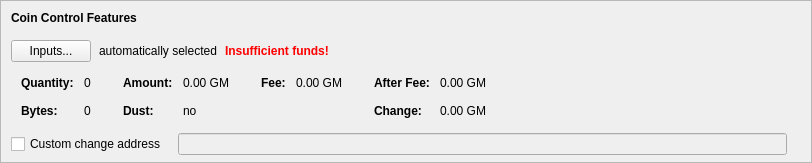
    <widget class="QFrame" name="frameCoinControl">
     <property name="sizePolicy">
      <sizepolicy hsizetype="Expanding" vsizetype="Expanding">
       <horstretch>0</horstretch>
       <verstretch>0</verstretch>
      </sizepolicy>
     </property>
     <property name="maximumSize">
      <size>
       <width>16777215</width>
       <height>16777215</height>
      </size>
     </property>
     <property name="frameShape">
      <enum>QFrame::StyledPanel</enum>
     </property>
     <property name="frameShadow">
      <enum>QFrame::Sunken</enum>
     </property>
     <layout class="QVBoxLayout" name="verticalLayoutCoinControl2">
      <property name="spacing">
       <number>0</number>
      </property>
      <property name="leftMargin">
       <number>0</number>
      </property>
      <property name="topMargin">
       <number>0</number>
      </property>
      <property name="rightMargin">
       <number>0</number>
      </property>
      <property name="bottomMargin">
       <number>6</number>
      </property>
      <item>
       <layout class="QVBoxLayout" name="verticalLayoutCoinControl" stretch="0,0,0,0,1">
        <property name="spacing">
         <number>0</number>
        </property>
        <property name="leftMargin">
         <number>10</number>
        </property>
        <property name="topMargin">
         <number>10</number>
        </property>
        <item>
         <layout class="QHBoxLayout" name="horizontalLayoutCoinControl1">
          <property name="bottomMargin">
           <number>15</number>
          </property>
          <item>
           <widget class="QLabel" name="labelCoinControlFeatures">
            <property name="sizePolicy">
             <sizepolicy hsizetype="Preferred" vsizetype="Maximum">
              <horstretch>0</horstretch>
              <verstretch>0</verstretch>
             </sizepolicy>
            </property>
            <property name="font">
             <font>
              <weight>75</weight>
              <bold>true</bold>
             </font>
            </property>
            <property name="styleSheet">
             <string notr="true">font-weight:bold;</string>
            </property>
            <property name="text">
             <string>Coin Control Features</string>
            </property>
           </widget>
          </item>
         </layout>
        </item>
        <item>
         <layout class="QHBoxLayout" name="horizontalLayoutCoinControl2" stretch="0,0,0,0">
          <property name="spacing">
           <number>8</number>
          </property>
          <property name="bottomMargin">
           <number>10</number>
          </property>
          <item>
           <widget class="QPushButton" name="pushButtonCoinControl">
            <property name="styleSheet">
             <string notr="true"/>
            </property>
            <property name="text">
             <string>Inputs...</string>
            </property>
            <property name="autoDefault">
             <bool>false</bool>
            </property>
           </widget>
          </item>
          <item>
           <widget class="QLabel" name="labelCoinControlAutomaticallySelected">
            <property name="text">
             <string>automatically selected</string>
            </property>
            <property name="margin">
             <number>5</number>
            </property>
           </widget>
          </item>
          <item>
           <widget class="QLabel" name="labelCoinControlInsuffFunds">
            <property name="font">
             <font>
              <weight>75</weight>
              <bold>true</bold>
             </font>
            </property>
            <property name="styleSheet">
             <string notr="true">color:red;font-weight:bold;</string>
            </property>
            <property name="text">
             <string>Insufficient funds!</string>
            </property>
            <property name="margin">
             <number>5</number>
            </property>
           </widget>
          </item>
          <item>
           <spacer name="horizontalSpacerCoinControl">
            <property name="orientation">
             <enum>Qt::Horizontal</enum>
            </property>
            <property name="sizeHint" stdset="0">
             <size>
              <width>40</width>
              <height>1</height>
             </size>
            </property>
           </spacer>
          </item>
         </layout>
        </item>
        <item>
         <widget class="QWidget" name="widgetCoinControl" native="true">
          <property name="sizePolicy">
           <sizepolicy hsizetype="Preferred" vsizetype="Preferred">
            <horstretch>0</horstretch>
            <verstretch>0</verstretch>
           </sizepolicy>
          </property>
          <property name="minimumSize">
           <size>
            <width>0</width>
            <height>0</height>
           </size>
          </property>
          <property name="styleSheet">
           <string notr="true"/>
          </property>
          <layout class="QHBoxLayout" name="horizontalLayoutCoinControl5">
           <property name="leftMargin">
            <number>0</number>
           </property>
           <property name="topMargin">
            <number>0</number>
           </property>
           <property name="rightMargin">
            <number>0</number>
           </property>
           <property name="bottomMargin">
            <number>0</number>
           </property>
           <item>
            <layout class="QHBoxLayout" name="horizontalLayoutCoinControl3" stretch="0,0,0,1">
             <property name="spacing">
              <number>20</number>
             </property>
             <property name="topMargin">
              <number>0</number>
             </property>
             <property name="bottomMargin">
              <number>10</number>
             </property>
             <item>
              <layout class="QFormLayout" name="formLayoutCoinControl1">
               <property name="horizontalSpacing">
                <number>10</number>
               </property>
               <property name="verticalSpacing">
                <number>14</number>
               </property>
               <property name="leftMargin">
                <number>10</number>
               </property>
               <property name="topMargin">
                <number>4</number>
               </property>
               <property name="rightMargin">
                <number>6</number>
               </property>
               <item row="0" column="0">
                <widget class="QLabel" name="labelCoinControlQuantityText">
                 <property name="font">
                  <font>
                   <weight>75</weight>
                   <bold>true</bold>
                  </font>
                 </property>
                 <property name="text">
                  <string>Quantity:</string>
                 </property>
                 <property name="margin">
                  <number>0</number>
                 </property>
                </widget>
               </item>
               <item row="0" column="1">
                <widget class="QLabel" name="labelCoinControlQuantity">
                 <property name="cursor">
                  <cursorShape>IBeamCursor</cursorShape>
                 </property>
                 <property name="contextMenuPolicy">
                  <enum>Qt::ActionsContextMenu</enum>
                 </property>
                 <property name="text">
                  <string notr="true">0</string>
                 </property>
                 <property name="margin">
                  <number>0</number>
                 </property>
                 <property name="textInteractionFlags">
                  <set>Qt::LinksAccessibleByMouse|Qt::TextSelectableByKeyboard|Qt::TextSelectableByMouse</set>
                 </property>
                </widget>
               </item>
               <item row="1" column="0">
                <widget class="QLabel" name="labelCoinControlBytesText">
                 <property name="font">
                  <font>
                   <weight>75</weight>
                   <bold>true</bold>
                  </font>
                 </property>
                 <property name="text">
                  <string>Bytes:</string>
                 </property>
                </widget>
               </item>
               <item row="1" column="1">
                <widget class="QLabel" name="labelCoinControlBytes">
                 <property name="cursor">
                  <cursorShape>IBeamCursor</cursorShape>
                 </property>
                 <property name="contextMenuPolicy">
                  <enum>Qt::ActionsContextMenu</enum>
                 </property>
                 <property name="text">
                  <string notr="true">0</string>
                 </property>
                 <property name="textInteractionFlags">
                  <set>Qt::LinksAccessibleByMouse|Qt::TextSelectableByKeyboard|Qt::TextSelectableByMouse</set>
                 </property>
                </widget>
               </item>
              </layout>
             </item>
             <item>
              <layout class="QFormLayout" name="formLayoutCoinControl2">
               <property name="horizontalSpacing">
                <number>10</number>
               </property>
               <property name="verticalSpacing">
                <number>14</number>
               </property>
               <property name="leftMargin">
                <number>6</number>
               </property>
               <property name="topMargin">
                <number>4</number>
               </property>
               <property name="rightMargin">
                <number>6</number>
               </property>
               <item row="0" column="0">
                <widget class="QLabel" name="labelCoinControlAmountText">
                 <property name="font">
                  <font>
                   <weight>75</weight>
                   <bold>true</bold>
                  </font>
                 </property>
                 <property name="text">
                  <string>Amount:</string>
                 </property>
                 <property name="margin">
                  <number>0</number>
                 </property>
                </widget>
               </item>
               <item row="0" column="1">
                <widget class="QLabel" name="labelCoinControlAmount">
                 <property name="cursor">
                  <cursorShape>IBeamCursor</cursorShape>
                 </property>
                 <property name="contextMenuPolicy">
                  <enum>Qt::ActionsContextMenu</enum>
                 </property>
                 <property name="text">
                  <string notr="true">0.00 GM</string>
                 </property>
                 <property name="textInteractionFlags">
                  <set>Qt::LinksAccessibleByMouse|Qt::TextSelectableByKeyboard|Qt::TextSelectableByMouse</set>
                 </property>
                </widget>
               </item>
               <item row="1" column="0">
                <widget class="QLabel" name="labelCoinControlLowOutputText">
                 <property name="font">
                  <font>
                   <weight>75</weight>
                   <bold>true</bold>
                  </font>
                 </property>
                 <property name="text">
                  <string>Dust:</string>
                 </property>
                </widget>
               </item>
               <item row="1" column="1">
                <widget class="QLabel" name="labelCoinControlLowOutput">
                 <property name="cursor">
                  <cursorShape>IBeamCursor</cursorShape>
                 </property>
                 <property name="contextMenuPolicy">
                  <enum>Qt::ActionsContextMenu</enum>
                 </property>
                 <property name="text">
                  <string notr="true">no</string>
                 </property>
                 <property name="textInteractionFlags">
                  <set>Qt::LinksAccessibleByMouse|Qt::TextSelectableByKeyboard|Qt::TextSelectableByMouse</set>
                 </property>
                </widget>
               </item>
              </layout>
             </item>
             <item>
              <layout class="QFormLayout" name="formLayoutCoinControl3">
               <property name="horizontalSpacing">
                <number>10</number>
               </property>
               <property name="verticalSpacing">
                <number>14</number>
               </property>
               <property name="leftMargin">
                <number>6</number>
               </property>
               <property name="topMargin">
                <number>4</number>
               </property>
               <property name="rightMargin">
                <number>6</number>
               </property>
               <item row="0" column="0">
                <widget class="QLabel" name="labelCoinControlFeeText">
                 <property name="font">
                  <font>
                   <weight>75</weight>
                   <bold>true</bold>
                  </font>
                 </property>
                 <property name="text">
                  <string>Fee:</string>
                 </property>
                 <property name="margin">
                  <number>0</number>
                 </property>
                </widget>
               </item>
               <item row="0" column="1">
                <widget class="QLabel" name="labelCoinControlFee">
                 <property name="cursor">
                  <cursorShape>IBeamCursor</cursorShape>
                 </property>
                 <property name="contextMenuPolicy">
                  <enum>Qt::ActionsContextMenu</enum>
                 </property>
                 <property name="text">
                  <string notr="true">0.00 GM</string>
                 </property>
                 <property name="textInteractionFlags">
                  <set>Qt::LinksAccessibleByMouse|Qt::TextSelectableByKeyboard|Qt::TextSelectableByMouse</set>
                 </property>
                </widget>
               </item>
             </layout>
             </item>
             <item>
              <layout class="QFormLayout" name="formLayoutCoinControl4">
               <property name="horizontalSpacing">
                <number>10</number>
               </property>
               <property name="verticalSpacing">
                <number>14</number>
               </property>
               <property name="leftMargin">
                <number>6</number>
               </property>
               <property name="topMargin">
                <number>4</number>
               </property>
               <property name="rightMargin">
                <number>6</number>
               </property>
               <item row="0" column="0">
                <widget class="QLabel" name="labelCoinControlAfterFeeText">
                 <property name="font">
                  <font>
                   <weight>75</weight>
                   <bold>true</bold>
                  </font>
                 </property>
                 <property name="text">
                  <string>After Fee:</string>
                 </property>
                 <property name="margin">
                  <number>0</number>
                 </property>
                </widget>
               </item>
               <item row="0" column="1">
                <widget class="QLabel" name="labelCoinControlAfterFee">
                 <property name="cursor">
                  <cursorShape>IBeamCursor</cursorShape>
                 </property>
                 <property name="contextMenuPolicy">
                  <enum>Qt::ActionsContextMenu</enum>
                 </property>
                 <property name="text">
                  <string notr="true">0.00 GM</string>
                 </property>
                 <property name="textInteractionFlags">
                  <set>Qt::LinksAccessibleByMouse|Qt::TextSelectableByKeyboard|Qt::TextSelectableByMouse</set>
                 </property>
                </widget>
               </item>
               <item row="1" column="0">
                <widget class="QLabel" name="labelCoinControlChangeText">
                 <property name="font">
                  <font>
                   <weight>75</weight>
                   <bold>true</bold>
                  </font>
                 </property>
                 <property name="text">
                  <string>Change:</string>
                 </property>
                </widget>
               </item>
               <item row="1" column="1">
                <widget class="QLabel" name="labelCoinControlChange">
                 <property name="cursor">
                  <cursorShape>IBeamCursor</cursorShape>
                 </property>
                 <property name="contextMenuPolicy">
                  <enum>Qt::ActionsContextMenu</enum>
                 </property>
                 <property name="text">
                  <string notr="true">0.00 GM</string>
                 </property>
                 <property name="textInteractionFlags">
                  <set>Qt::LinksAccessibleByMouse|Qt::TextSelectableByKeyboard|Qt::TextSelectableByMouse</set>
                 </property>
                </widget>
               </item>
              </layout>
             </item>
            </layout>
           </item>
          </layout>
         </widget>
        </item>
        <item>
         <layout class="QHBoxLayout" name="horizontalLayoutCoinControl4" stretch="0,0,0">
          <property name="spacing">
           <number>12</number>
          </property>
          <property name="sizeConstraint">
           <enum>QLayout::SetDefaultConstraint</enum>
          </property>
          <property name="topMargin">
           <number>5</number>
          </property>
          <property name="rightMargin">
           <number>5</number>
          </property>
          <item>
           <widget class="QCheckBox" name="checkBoxCoinControlChange">
            <property name="toolTip">
             <string>If this is activated, but the change address is empty or invalid, change will be sent to a newly generated address.</string>
            </property>
            <property name="text">
             <string>Custom change address</string>
            </property>
           </widget>
          </item>
          <item>
           <widget class="QValidatedLineEdit" name="lineEditCoinControlChange">
            <property name="enabled">
             <bool>false</bool>
            </property>
            <property name="sizePolicy">
             <sizepolicy hsizetype="Expanding" vsizetype="Fixed">
              <horstretch>0</horstretch>
              <verstretch>0</verstretch>
             </sizepolicy>
            </property>
           </widget>
          </item>
          <item>
           <widget class="QLabel" name="labelCoinControlChangeLabel">
            <property name="sizePolicy">
             <sizepolicy hsizetype="Preferred" vsizetype="Expanding">
              <horstretch>0</horstretch>
              <verstretch>0</verstretch>
             </sizepolicy>
            </property>
            <property name="minimumSize">
             <size>
              <width>0</width>
              <height>0</height>
             </size>
            </property>
            <property name="text">
             <string/>
            </property>
            <property name="margin">
             <number>3</number>
            </property>
           </widget>
          </item>
         </layout>
        </item>
        <item>
         <spacer name="verticalSpacerCoinControl">
          <property name="orientation">
           <enum>Qt::Vertical</enum>
          </property>
          <property name="sizeHint" stdset="0">
           <size>
            <width>800</width>
            <height>1</height>
           </size>
          </property>
         </spacer>
        </item>
       </layout>
      </item>
     </layout>
    </widget>
